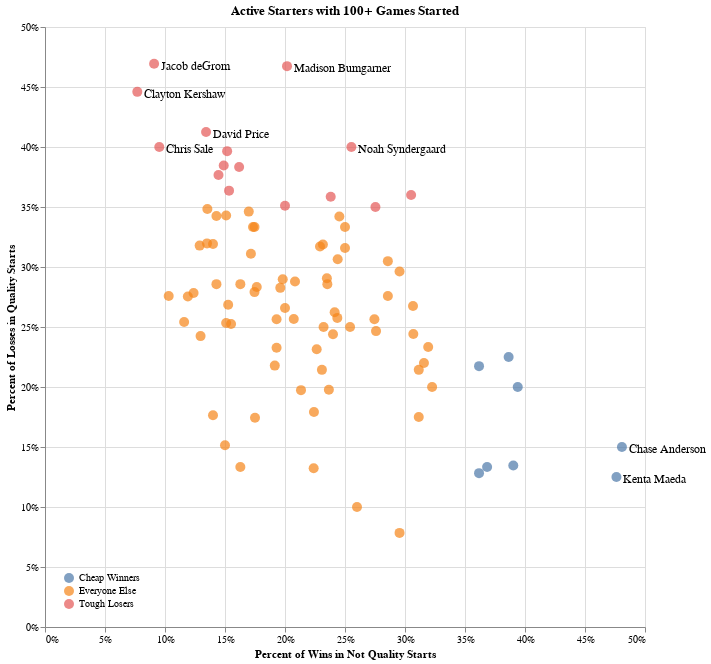

The notebook cell saved with this chart:
### Code cell
# plot altair chart

# main scatter plot
chart = alt.Chart(career_df).mark_circle(size=100).encode(
    alt.X("cheap_win_pct", 
          axis=alt.Axis(format="%", title="Percent of Wins in Not Quality Starts")),
    alt.Y("tuff_loss_pct", 
          axis=alt.Axis(format="%", title="Percent of Losses in Quality Starts")),
    color=alt.Color("Group:N", 
                    legend=alt.Legend(orient="bottom-left",
                                      title=None)),
    tooltip=["Name", "Games Started", 
             "Wins from starts", "Losses from starts", 
             "Cheap Wins", "Tough Losses"]
)

# have names appear for some of the extreme values
annotation = alt.Chart(career_df).mark_text(
    align='left',
    baseline='middle',
    fontSize = 12,
    dx = 7,
    dy = 2
).encode(
    x='cheap_win_pct',
    y='tuff_loss_pct',
    text='Name'
).transform_filter(
    (alt.datum.cheap_win_pct >= .4) | (alt.datum.tuff_loss_pct >= .4)
)

# put it together
(chart + annotation).properties(
    title="Active Starters with 100+ Games Started",
    width = 600,
    height = 600
)#.save("cheap_winners_tough_losers.html")

### Figure 1 — Vega-Lite specification as saved in the notebook (floating-point values rounded to 4 significant figures)
{"config": {"view": {"continuousWidth": 400, "continuousHeight": 300}}, "layer": [{"mark": {"type": "circle", "size": 100}, "encoding": {"color": {"type": "nominal", "field": "Group", "legend": {"orient": "bottom-left", "title": null}}, "tooltip": [{"type": "nominal", "field": "Name"}, {"type": "quantitative", "field": "Games Started"}, {"type": "quantitative", "field": "Wins from starts"}, {"type": "quantitative", "field": "Losses from starts"}, {"type": "quantitative", "field": "Cheap Wins"}, {"type": "quantitative", "field": "Tough Losses"}], "x": {"type": "quantitative", "axis": {"format": "%", "title": "Percent of Wins in Not Quality Starts"}, "field": "cheap_win_pct"}, "y": {"type": "quantitative", "axis": {"format": "%", "title": "Percent of Losses in Quality Starts"}, "field": "tuff_loss_pct"}}}, {"mark": {"type": "text", "align": "left", "baseline": "middle", "dx": 7, "dy": 2, "fontSize": 12}, "encoding": {"text": {"type": "nominal", "field": "Name"}, "x": {"type": "quantitative", "field": "cheap_win_pct"}, "y": {"type": "quantitative", "field": "tuff_loss_pct"}}, "transform": [{"filter": "((datum.cheap_win_pct >= 0.4) || (datum.tuff_loss_pct >= 0.4))"}]}], "data": {"name": "data-ee22fc48fbe63fbab5436a2dc1fee345"}, "height": 600, "title": "Active Starters with 100+ Games Started", "width": 600, "$schema": "https://vega.github.io/schema/vega-lite/v4.8.1.json", "datasets": {"data-ee22fc48fbe63fbab5436a2dc1fee345": [{"Name": "Aaron Nola", "Games Started": 127.0, "Wins from starts": 53.0, "Losses from starts": 35.0, "Cheap Wins": 8.0, "Tough Losses": 12.0, "cheap_win_pct": 0.1509, "tuff_loss_pct": 0.3429, "Group": "Everyone Else"}, {"Name": "Adam Wainwright", "Games Started": 316.0, "Wins from starts": 160.0, "Losses from starts": 94.0, "Cheap Wins": 32.0, "Tough Losses": 33.0, "cheap_win_pct": 0.2, "tuff_loss_pct": 0.3511, "Group": "Tough Losers"}, {"Name": "Alex Cobb", "Games Started": 146.0, "Wins from starts": 53.0, "Losses from starts": 52.0, "Cheap Wins": 9.0, "Tough Losses": 18.0, "cheap_win_pct": 0.1698, "tuff_loss_pct": 0.3462, "Group": "Everyone Else"}, {"Name": "Alex Wood", "Games Started": 136.0, "Wins from starts": 48.0, "Losses from starts": 41.0, "Cheap Wins": 11.0, "Tough Losses": 13.0, "cheap_win_pct": 0.2292, "tuff_loss_pct": 0.3171, "Group": "Everyone Else"}, {"Name": "Anibal Sanchez", "Games Started": 316.0, "Wins from starts": 106.0, "Losses from starts": 107.0, "Cheap Wins": 21.0, "Tough Losses": 31.0, "cheap_win_pct": 0.1981, "tuff_loss_pct": 0.2897, "Group": "Everyone Else"}, {"Name": "Bartolo Colon", "Games Started": 552.0, "Wins from starts": 246.0, "Losses from starts": 187.0, "Cheap Wins": 51.0, "Tough Losses": 48.0, "cheap_win_pct": 0.2073, "tuff_loss_pct": 0.2567, "Group": "Everyone Else"}, {"Name": "Brandon Morrow", "Games Started": 113.0, "Wins from starts": 40.0, "Losses from starts": 33.0, "Cheap Wins": 6.0, "Tough Losses": 5.0, "cheap_win_pct": 0.15, "tuff_loss_pct": 0.1515, "Group": "Everyone Else"}, {"Name": "Brett Anderson", "Games Started": 176.0, "Wins from starts": 58.0, "Losses from starts": 61.0, "Cheap Wins": 14.0, "Tough Losses": 16.0, "cheap_win_pct": 0.2414, "tuff_loss_pct": 0.2623, "Group": "Everyone Else"}, {"Name": "Bud Norris", "Games Started": 188.0, "Wins from starts": 61.0, "Losses from starts": 70.0, "Cheap Wins": 19.0, "Tough Losses": 15.0, "cheap_win_pct": 0.3115, "tuff_loss_pct": 0.2143, "Group": "Everyone Else"}, {"Name": "Carlos Carrasco", "Games Started": 183.0, "Wins from starts": 78.0, "Losses from starts": 66.0, "Cheap Wins": 19.0, "Tough Losses": 17.0, "cheap_win_pct": 0.2436, "tuff_loss_pct": 0.2576, "Group": "Everyone Else"}, {"Name": "Carlos Martinez", "Games Started": 118.0, "Wins from starts": 50.0, "Losses from starts": 34.0, "Cheap Wins": 7.0, "Tough Losses": 6.0, "cheap_win_pct": 0.14, "tuff_loss_pct": 0.1765, "Group": "Everyone Else"}, {"Name": "Charlie Morton", "Games Started": 249.0, "Wins from starts": 91.0, "Losses from starts": 87.0, "Cheap Wins": 26.0, "Tough Losses": 24.0, "cheap_win_pct": 0.2857, "tuff_loss_pct": 0.2759, "Group": "Everyone Else"}, {"Name": "Chase Anderson", "Games Started": 160.0, "Wins from starts": 52.0, "Losses from starts": 40.0, "Cheap Wins": 25.0, "Tough Losses": 6.0, "cheap_win_pct": 0.4808, "tuff_loss_pct": 0.15, "Group": "Cheap Winners"}, {"Name": "Chris Archer", "Games Started": 210.0, "Wins from starts": 60.0, "Losses from starts": 79.0, "Cheap Wins": 12.0, "Tough Losses": 21.0, "cheap_win_pct": 0.2, "tuff_loss_pct": 0.2658, "Group": "Everyone Else"}, {"Name": "Chris Sale", "Games Started": 232.0, "Wins from starts": 105.0, "Losses from starts": 70.0, "Cheap Wins": 10.0, "Tough Losses": 28.0, "cheap_win_pct": 0.09524, "tuff_loss_pct": 0.4, "Group": "Tough Losers"}, {"Name": "Clayton Kershaw", "Games Started": 344.0, "Wins from starts": 169.0, "Losses from starts": 74.0, "Cheap Wins": 13.0, "Tough Losses": 33.0, "cheap_win_pct": 0.07692, "tuff_loss_pct": 0.4459, "Group": "Tough Losers"}, {"Name": "Cole Hamels", "Games Started": 421.0, "Wins from starts": 163.0, "Losses from starts": 121.0, "Cheap Wins": 25.0, "Tough Losses": 44.0, "cheap_win_pct": 0.1534, "tuff_loss_pct": 0.3636, "Group": "Tough Losers"}, {"Name": "Collin McHugh", "Games Started": 119.0, "Wins from starts": 51.0, "Losses from starts": 39.0, "Cheap Wins": 14.0, "Tough Losses": 10.0, "cheap_win_pct": 0.2745, "tuff_loss_pct": 0.2564, "Group": "Everyone Else"}, {"Name": "Corey Kluber", "Games Started": 203.0, "Wins from starts": 97.0, "Losses from starts": 58.0, "Cheap Wins": 10.0, "Tough Losses": 16.0, "cheap_win_pct": 0.1031, "tuff_loss_pct": 0.2759, "Group": "Everyone Else"}, {"Name": "Dallas Keuchel", "Games Started": 202.0, "Wins from starts": 84.0, "Losses from starts": 69.0, "Cheap Wins": 10.0, "Tough Losses": 19.0, "cheap_win_pct": 0.119, "tuff_loss_pct": 0.2754, "Group": "Everyone Else"}, {"Name": "Danny Duffy", "Games Started": 181.0, "Wins from starts": 59.0, "Losses from starts": 60.0, "Cheap Wins": 15.0, "Tough Losses": 15.0, "cheap_win_pct": 0.2542, "tuff_loss_pct": 0.25, "Group": "Everyone Else"}, {"Name": "David Price", "Games Started": 311.0, "Wins from starts": 149.0, "Losses from starts": 80.0, "Cheap Wins": 20.0, "Tough Losses": 33.0, "cheap_win_pct": 0.1342, "tuff_loss_pct": 0.4125, "Group": "Tough Losers"}, {"Name": "Derek Holland", "Games Started": 222.0, "Wins from starts": 75.0, "Losses from starts": 76.0, "Cheap Wins": 16.0, "Tough Losses": 15.0, "cheap_win_pct": 0.2133, "tuff_loss_pct": 0.1974, "Group": "Everyone Else"}, {"Name": "Drew Pomeranz", "Games Started": 140.0, "Wins from starts": 41.0, "Losses from starts": 52.0, "Cheap Wins": 16.0, "Tough Losses": 7.0, "cheap_win_pct": 0.3902, "tuff_loss_pct": 0.1346, "Group": "Cheap Winners"}, {"Name": "Edinson Volquez", "Games Started": 273.0, "Wins from starts": 93.0, "Losses from starts": 86.0, "Cheap Wins": 22.0, "Tough Losses": 17.0, "cheap_win_pct": 0.2366, "tuff_loss_pct": 0.1977, "Group": "Everyone Else"}, {"Name": "Eduardo Rodriguez", "Games Started": 122.0, "Wins from starts": 50.0, "Losses from starts": 30.0, "Cheap Wins": 13.0, "Tough Losses": 3.0, "cheap_win_pct": 0.26, "tuff_loss_pct": 0.1, "Group": "Everyone Else"}, {"Name": "Edwin Jackson", "Games Started": 318.0, "Wins from starts": 101.0, "Losses from starts": 127.0, "Cheap Wins": 31.0, "Tough Losses": 31.0, "cheap_win_pct": 0.3069, "tuff_loss_pct": 0.2441, "Group": "Everyone Else"}, {"Name": "Felix Hernandez", "Games Started": 418.0, "Wins from starts": 169.0, "Losses from starts": 135.0, "Cheap Wins": 29.0, "Tough Losses": 42.0, "cheap_win_pct": 0.1716, "tuff_loss_pct": 0.3111, "Group": "Everyone Else"}, {"Name": "Francisco Liriano", "Games Started": 300.0, "Wins from starts": 106.0, "Losses from starts": 108.0, "Cheap Wins": 24.0, "Tough Losses": 25.0, "cheap_win_pct": 0.2264, "tuff_loss_pct": 0.2315, "Group": "Everyone Else"}, {"Name": "Garrett Richards", "Games Started": 118.0, "Wins from starts": 43.0, "Losses from starts": 35.0, "Cheap Wins": 7.0, "Tough Losses": 10.0, "cheap_win_pct": 0.1628, "tuff_loss_pct": 0.2857, "Group": "Everyone Else"}, {"Name": "Gerrit Cole", "Games Started": 192.0, "Wins from starts": 94.0, "Losses from starts": 52.0, "Cheap Wins": 14.0, "Tough Losses": 20.0, "cheap_win_pct": 0.1489, "tuff_loss_pct": 0.3846, "Group": "Tough Losers"}, {"Name": "Gio Gonzalez", "Games Started": 324.0, "Wins from starts": 129.0, "Losses from starts": 99.0, "Cheap Wins": 20.0, "Tough Losses": 25.0, "cheap_win_pct": 0.155, "tuff_loss_pct": 0.2525, "Group": "Everyone Else"}, {"Name": "Hector Santiago", "Games Started": 139.0, "Wins from starts": 38.0, "Losses from starts": 45.0, "Cheap Wins": 14.0, "Tough Losses": 6.0, "cheap_win_pct": 0.3684, "tuff_loss_pct": 0.1333, "Group": "Cheap Winners"}, {"Name": "Homer Bailey", "Games Started": 243.0, "Wins from starts": 80.0, "Losses from starts": 86.0, "Cheap Wins": 14.0, "Tough Losses": 15.0, "cheap_win_pct": 0.175, "tuff_loss_pct": 0.1744, "Group": "Everyone Else"}, {"Name": "Hyun-Jin Ryu", "Games Started": 125.0, "Wins from starts": 54.0, "Losses from starts": 33.0, "Cheap Wins": 7.0, "Tough Losses": 8.0, "cheap_win_pct": 0.1296, "tuff_loss_pct": 0.2424, "Group": "Everyone Else"}, {"Name": "Ian Kennedy", "Games Started": 289.0, "Wins from starts": 94.0, "Losses from starts": 101.0, "Cheap Wins": 18.0, "Tough Losses": 22.0, "cheap_win_pct": 0.1915, "tuff_loss_pct": 0.2178, "Group": "Everyone Else"}, {"Name": "Ivan Nova", "Games Started": 223.0, "Wins from starts": 87.0, "Losses from starts": 73.0, "Cheap Wins": 24.0, "Tough Losses": 18.0, "cheap_win_pct": 0.2759, "tuff_loss_pct": 0.2466, "Group": "Everyone Else"}, {"Name": "J.A. Happ", "Games Started": 289.0, "Wins from starts": 119.0, "Losses from starts": 90.0, "Cheap Wins": 38.0, "Tough Losses": 21.0, "cheap_win_pct": 0.3193, "tuff_loss_pct": 0.2333, "Group": "Everyone Else"}, {"Name": "Jacob deGrom", "Games Started": 171.0, "Wins from starts": 66.0, "Losses from starts": 49.0, "Cheap Wins": 6.0, "Tough Losses": 23.0, "cheap_win_pct": 0.09091, "tuff_loss_pct": 0.4694, "Group": "Tough Losers"}, {"Name": "Jair Jurrjens", "Games Started": 128.0, "Wins from starts": 53.0, "Losses from starts": 38.0, "Cheap Wins": 13.0, "Tough Losses": 13.0, "cheap_win_pct": 0.2453, "tuff_loss_pct": 0.3421, "Group": "Everyone Else"}, {"Name": "Jake Arrieta", "Games Started": 246.0, "Wins from starts": 106.0, "Losses from starts": 75.0, "Cheap Wins": 16.0, "Tough Losses": 19.0, "cheap_win_pct": 0.1509, "tuff_loss_pct": 0.2533, "Group": "Everyone Else"}, {"Name": "Jake Odorizzi", "Games Started": 188.0, "Wins from starts": 62.0, "Losses from starts": 55.0, "Cheap Wins": 20.0, "Tough Losses": 11.0, "cheap_win_pct": 0.3226, "tuff_loss_pct": 0.2, "Group": "Everyone Else"}, {"Name": "James Paxton", "Games Started": 131.0, "Wins from starts": 56.0, "Losses from starts": 32.0, "Cheap Wins": 13.0, "Tough Losses": 8.0, "cheap_win_pct": 0.2321, "tuff_loss_pct": 0.25, "Group": "Everyone Else"}, {"Name": "Jeff Samardzija", "Games Started": 237.0, "Wins from starts": 70.0, "Losses from starts": 98.0, "Cheap Wins": 10.0, "Tough Losses": 28.0, "cheap_win_pct": 0.1429, "tuff_loss_pct": 0.2857, "Group": "Everyone Else"}, {"Name": "Jhoulys Chacin", "Games Started": 226.0, "Wins from starts": 75.0, "Losses from starts": 86.0, "Cheap Wins": 23.0, "Tough Losses": 23.0, "cheap_win_pct": 0.3067, "tuff_loss_pct": 0.2674, "Group": "Everyone Else"}, {"Name": "Johnny Cueto", "Games Started": 296.0, "Wins from starts": 126.0, "Losses from starts": 87.0, "Cheap Wins": 22.0, "Tough Losses": 29.0, "cheap_win_pct": 0.1746, "tuff_loss_pct": 0.3333, "Group": "Everyone Else"}, {"Name": "Jon Lester", "Games Started": 411.0, "Wins from starts": 190.0, "Losses from starts": 108.0, "Cheap Wins": 29.0, "Tough Losses": 29.0, "cheap_win_pct": 0.1526, "tuff_loss_pct": 0.2685, "Group": "Everyone Else"}, {"Name": "Jordan Zimmermann", "Games Started": 273.0, "Wins from starts": 95.0, "Losses from starts": 91.0, "Cheap Wins": 22.0, "Tough Losses": 29.0, "cheap_win_pct": 0.2316, "tuff_loss_pct": 0.3187, "Group": "Everyone Else"}, {"Name": "Jose Quintana", "Games Started": 246.0, "Wins from starts": 83.0, "Losses from starts": 77.0, "Cheap Wins": 12.0, "Tough Losses": 29.0, "cheap_win_pct": 0.1446, "tuff_loss_pct": 0.3766, "Group": "Tough Losers"}, {"Name": "Josh Tomlin", "Games Started": 145.0, "Wins from starts": 57.0, "Losses from starts": 50.0, "Cheap Wins": 18.0, "Tough Losses": 11.0, "cheap_win_pct": 0.3158, "tuff_loss_pct": 0.22, "Group": "Everyone Else"}, {"Name": "Julio Teheran", "Games Started": 226.0, "Wins from starts": 77.0, "Losses from starts": 73.0, "Cheap Wins": 11.0, "Tough Losses": 25.0, "cheap_win_pct": 0.1429, "tuff_loss_pct": 0.3425, "Group": "Everyone Else"}, {"Name": "Justin Verlander", "Games Started": 453.0, "Wins from starts": 225.0, "Losses from starts": 129.0, "Cheap Wins": 29.0, "Tough Losses": 41.0, "cheap_win_pct": 0.1289, "tuff_loss_pct": 0.3178, "Group": "Everyone Else"}, {"Name": "Kenta Maeda", "Games Started": 103.0, "Wins from starts": 42.0, "Losses from starts": 32.0, "Cheap Wins": 20.0, "Tough Losses": 4.0, "cheap_win_pct": 0.4762, "tuff_loss_pct": 0.125, "Group": "Cheap Winners"}, {"Name": "Kevin Gausman", "Games Started": 154.0, "Wins from starts": 43.0, "Losses from starts": 60.0, "Cheap Wins": 7.0, "Tough Losses": 8.0, "cheap_win_pct": 0.1628, "tuff_loss_pct": 0.1333, "Group": "Everyone Else"}, {"Name": "Kyle Gibson", "Games Started": 188.0, "Wins from starts": 67.0, "Losses from starts": 68.0, "Cheap Wins": 15.0, "Tough Losses": 9.0, "cheap_win_pct": 0.2239, "tuff_loss_pct": 0.1324, "Group": "Everyone Else"}, {"Name": "Kyle Hendricks", "Games Started": 162.0, "Wins from starts": 63.0, "Losses from starts": 43.0, "Cheap Wins": 11.0, "Tough Losses": 12.0, "cheap_win_pct": 0.1746, "tuff_loss_pct": 0.2791, "Group": "Everyone Else"}, {"Name": "Lance Lynn", "Games Started": 223.0, "Wins from starts": 96.0, "Losses from starts": 66.0, "Cheap Wins": 20.0, "Tough Losses": 19.0, "cheap_win_pct": 0.2083, "tuff_loss_pct": 0.2879, "Group": "Everyone Else"}, {"Name": "Madison Bumgarner", "Games Started": 286.0, "Wins from starts": 119.0, "Losses from starts": 92.0, "Cheap Wins": 24.0, "Tough Losses": 43.0, "cheap_win_pct": 0.2017, "tuff_loss_pct": 0.4674, "Group": "Tough Losers"}, {"Name": "Marcus Stroman", "Games Started": 140.0, "Wins from starts": 50.0, "Losses from starts": 47.0, "Cheap Wins": 7.0, "Tough Losses": 15.0, "cheap_win_pct": 0.14, "tuff_loss_pct": 0.3191, "Group": "Everyone Else"}, {"Name": "Martin Perez", "Games Started": 157.0, "Wins from starts": 52.0, "Losses from starts": 56.0, "Cheap Wins": 12.0, "Tough Losses": 12.0, "cheap_win_pct": 0.2308, "tuff_loss_pct": 0.2143, "Group": "Everyone Else"}, {"Name": "Masahiro Tanaka", "Games Started": 163.0, "Wins from starts": 75.0, "Losses from starts": 42.0, "Cheap Wins": 13.0, "Tough Losses": 14.0, "cheap_win_pct": 0.1733, "tuff_loss_pct": 0.3333, "Group": "Everyone Else"}, {"Name": "Max Scherzer", "Games Started": 356.0, "Wins from starts": 170.0, "Losses from starts": 89.0, "Cheap Wins": 23.0, "Tough Losses": 31.0, "cheap_win_pct": 0.1353, "tuff_loss_pct": 0.3483, "Group": "Everyone Else"}, {"Name": "Michael Pineda", "Games Started": 143.0, "Wins from starts": 51.0, "Losses from starts": 46.0, "Cheap Wins": 10.0, "Tough Losses": 13.0, "cheap_win_pct": 0.1961, "tuff_loss_pct": 0.2826, "Group": "Everyone Else"}, {"Name": "Michael Wacha", "Games Started": 151.0, "Wins from starts": 57.0, "Losses from starts": 39.0, "Cheap Wins": 11.0, "Tough Losses": 10.0, "cheap_win_pct": 0.193, "tuff_loss_pct": 0.2564, "Group": "Everyone Else"}, {"Name": "Mike Fiers", "Games Started": 186.0, "Wins from starts": 68.0, "Losses from starts": 56.0, "Cheap Wins": 16.0, "Tough Losses": 16.0, "cheap_win_pct": 0.2353, "tuff_loss_pct": 0.2857, "Group": "Everyone Else"}, {"Name": "Mike Foltynewicz", "Games Started": 117.0, "Wins from starts": 44.0, "Losses from starts": 40.0, "Cheap Wins": 17.0, "Tough Losses": 9.0, "cheap_win_pct": 0.3864, "tuff_loss_pct": 0.225, "Group": "Cheap Winners"}, {"Name": "Mike Leake", "Games Started": 296.0, "Wins from starts": 105.0, "Losses from starts": 97.0, "Cheap Wins": 13.0, "Tough Losses": 27.0, "cheap_win_pct": 0.1238, "tuff_loss_pct": 0.2784, "Group": "Everyone Else"}, {"Name": "Mike Minor", "Games Started": 170.0, "Wins from starts": 64.0, "Losses from starts": 54.0, "Cheap Wins": 16.0, "Tough Losses": 18.0, "cheap_win_pct": 0.25, "tuff_loss_pct": 0.3333, "Group": "Everyone Else"}, {"Name": "Nathan Eovaldi", "Games Started": 160.0, "Wins from starts": 44.0, "Losses from starts": 54.0, "Cheap Wins": 13.0, "Tough Losses": 16.0, "cheap_win_pct": 0.2955, "tuff_loss_pct": 0.2963, "Group": "Everyone Else"}, {"Name": "Noah Syndergaard", "Games Started": 118.0, "Wins from starts": 47.0, "Losses from starts": 30.0, "Cheap Wins": 12.0, "Tough Losses": 12.0, "cheap_win_pct": 0.2553, "tuff_loss_pct": 0.4, "Group": "Tough Losers"}, {"Name": "Oliver Perez", "Games Started": 195.0, "Wins from starts": 58.0, "Losses from starts": 67.0, "Cheap Wins": 13.0, "Tough Losses": 12.0, "cheap_win_pct": 0.2241, "tuff_loss_pct": 0.1791, "Group": "Everyone Else"}, {"Name": "Patrick Corbin", "Games Started": 187.0, "Wins from starts": 69.0, "Losses from starts": 59.0, "Cheap Wins": 8.0, "Tough Losses": 15.0, "cheap_win_pct": 0.1159, "tuff_loss_pct": 0.2542, "Group": "Everyone Else"}, {"Name": "Rich Hill", "Games Started": 156.0, "Wins from starts": 61.0, "Losses from starts": 40.0, "Cheap Wins": 19.0, "Tough Losses": 7.0, "cheap_win_pct": 0.3115, "tuff_loss_pct": 0.175, "Group": "Everyone Else"}, {"Name": "Rick Porcello", "Games Started": 339.0, "Wins from starts": 149.0, "Losses from starts": 117.0, "Cheap Wins": 35.0, "Tough Losses": 34.0, "cheap_win_pct": 0.2349, "tuff_loss_pct": 0.2906, "Group": "Everyone Else"}, {"Name": "Robbie Ray", "Games Started": 146.0, "Wins from starts": 47.0, "Losses from starts": 46.0, "Cheap Wins": 17.0, "Tough Losses": 10.0, "cheap_win_pct": 0.3617, "tuff_loss_pct": 0.2174, "Group": "Cheap Winners"}, {"Name": "Sonny Gray", "Games Started": 177.0, "Wins from starts": 68.0, "Losses from starts": 60.0, "Cheap Wins": 11.0, "Tough Losses": 23.0, "cheap_win_pct": 0.1618, "tuff_loss_pct": 0.3833, "Group": "Tough Losers"}, {"Name": "Stephen Strasburg", "Games Started": 239.0, "Wins from starts": 112.0, "Losses from starts": 58.0, "Cheap Wins": 17.0, "Tough Losses": 23.0, "cheap_win_pct": 0.1518, "tuff_loss_pct": 0.3966, "Group": "Tough Losers"}, {"Name": "Tanner Roark", "Games Started": 172.0, "Wins from starts": 69.0, "Losses from starts": 60.0, "Cheap Wins": 19.0, "Tough Losses": 21.0, "cheap_win_pct": 0.2754, "tuff_loss_pct": 0.35, "Group": "Tough Losers"}, {"Name": "Tommy Milone", "Games Started": 136.0, "Wins from starts": 47.0, "Losses from starts": 39.0, "Cheap Wins": 17.0, "Tough Losses": 5.0, "cheap_win_pct": 0.3617, "tuff_loss_pct": 0.1282, "Group": "Cheap Winners"}, {"Name": "Trevor Bauer", "Games Started": 184.0, "Wins from starts": 68.0, "Losses from starts": 60.0, "Cheap Wins": 12.0, "Tough Losses": 17.0, "cheap_win_pct": 0.1765, "tuff_loss_pct": 0.2833, "Group": "Everyone Else"}, {"Name": "Trevor Cahill", "Games Started": 219.0, "Wins from starts": 75.0, "Losses from starts": 82.0, "Cheap Wins": 18.0, "Tough Losses": 20.0, "cheap_win_pct": 0.24, "tuff_loss_pct": 0.2439, "Group": "Everyone Else"}, {"Name": "Tyler Chatwood", "Games Started": 138.0, "Wins from starts": 44.0, "Losses from starts": 51.0, "Cheap Wins": 13.0, "Tough Losses": 4.0, "cheap_win_pct": 0.2955, "tuff_loss_pct": 0.07843, "Group": "Everyone Else"}, {"Name": "Tyson Ross", "Games Started": 142.0, "Wins from starts": 41.0, "Losses from starts": 62.0, "Cheap Wins": 10.0, "Tough Losses": 19.0, "cheap_win_pct": 0.2439, "tuff_loss_pct": 0.3065, "Group": "Everyone Else"}, {"Name": "Ubaldo Jimenez", "Games Started": 315.0, "Wins from starts": 114.0, "Losses from starts": 116.0, "Cheap Wins": 22.0, "Tough Losses": 27.0, "cheap_win_pct": 0.193, "tuff_loss_pct": 0.2328, "Group": "Everyone Else"}, {"Name": "Wade LeBlanc", "Games Started": 114.0, "Wins from starts": 33.0, "Losses from starts": 40.0, "Cheap Wins": 13.0, "Tough Losses": 8.0, "cheap_win_pct": 0.3939, "tuff_loss_pct": 0.2, "Group": "Cheap Winners"}, {"Name": "Wade Miley", "Games Started": 245.0, "Wins from starts": 84.0, "Losses from starts": 82.0, "Cheap Wins": 24.0, "Tough Losses": 25.0, "cheap_win_pct": 0.2857, "tuff_loss_pct": 0.3049, "Group": "Everyone Else"}, {"Name": "Wei-Yin Chen", "Games Started": 170.0, "Wins from starts": 59.0, "Losses from starts": 50.0, "Cheap Wins": 18.0, "Tough Losses": 18.0, "cheap_win_pct": 0.3051, "tuff_loss_pct": 0.36, "Group": "Tough Losers"}, {"Name": "Yu Darvish", "Games Started": 170.0, "Wins from starts": 63.0, "Losses from starts": 53.0, "Cheap Wins": 15.0, "Tough Losses": 19.0, "cheap_win_pct": 0.2381, "tuff_loss_pct": 0.3585, "Group": "Tough Losers"}, {"Name": "Zack Greinke", "Games Started": 447.0, "Wins from starts": 200.0, "Losses from starts": 122.0, "Cheap Wins": 27.0, "Tough Losses": 39.0, "cheap_win_pct": 0.135, "tuff_loss_pct": 0.3197, "Group": "Everyone Else"}, {"Name": "Zack Wheeler", "Games Started": 126.0, "Wins from starts": 44.0, "Losses from starts": 38.0, "Cheap Wins": 11.0, "Tough Losses": 12.0, "cheap_win_pct": 0.25, "tuff_loss_pct": 0.3158, "Group": "Everyone Else"}]}}
